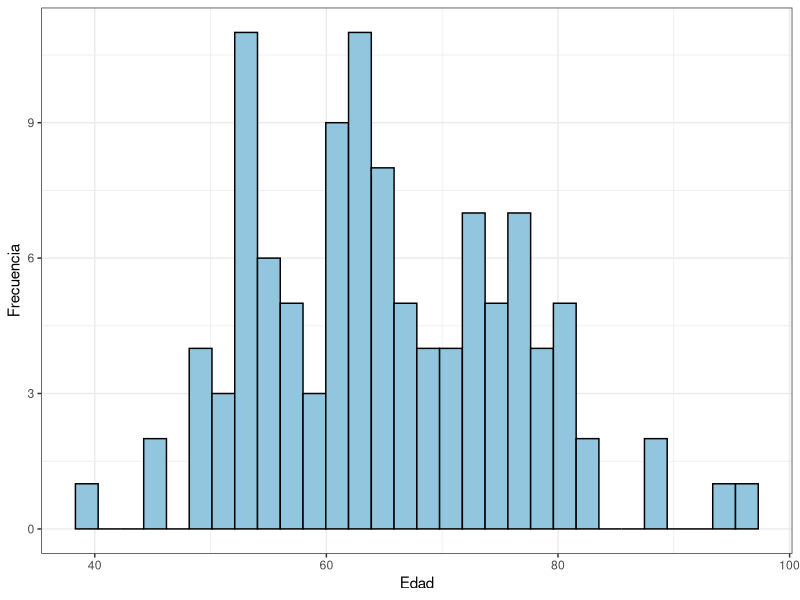
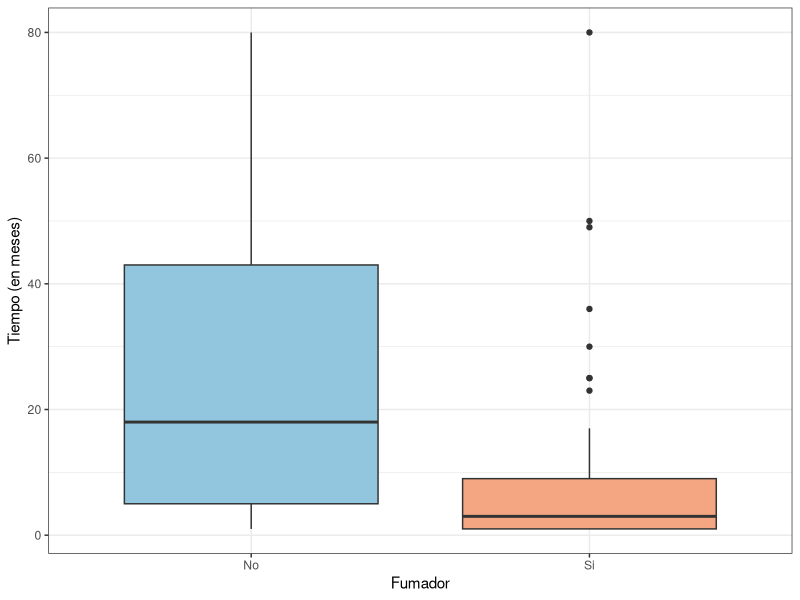
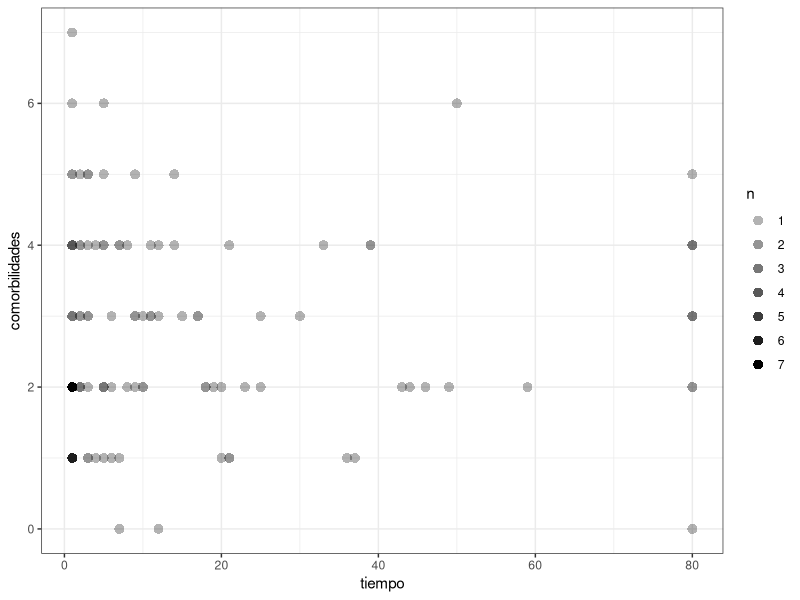
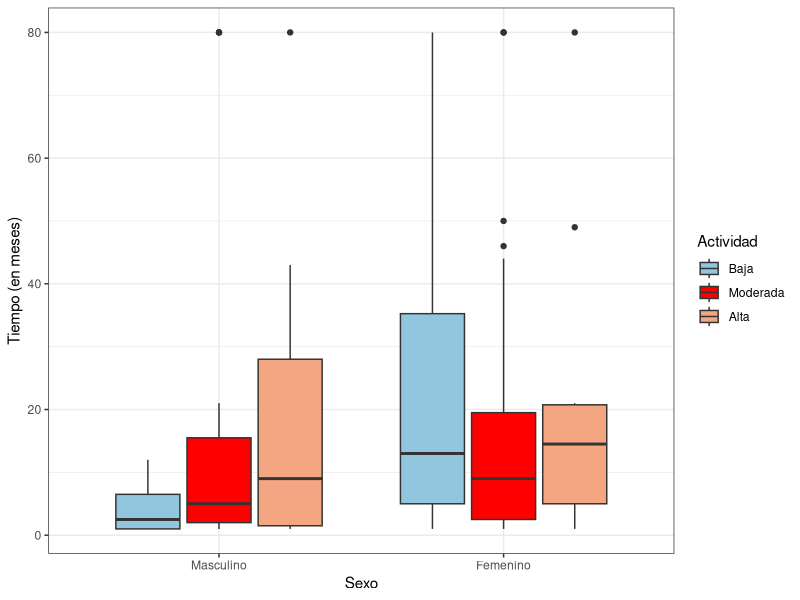
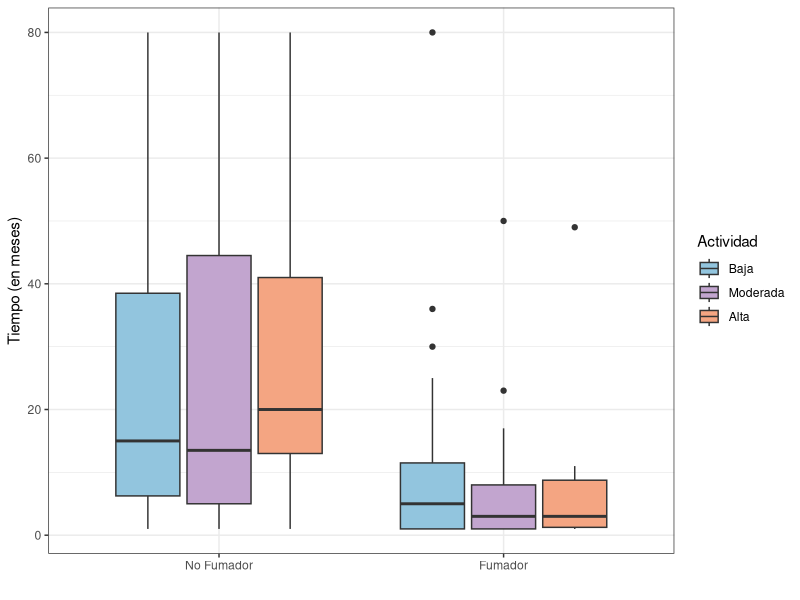
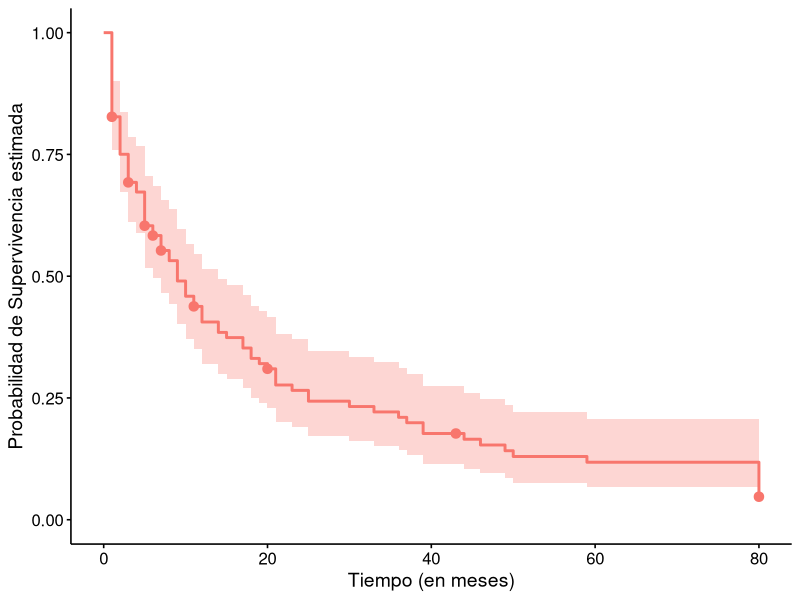
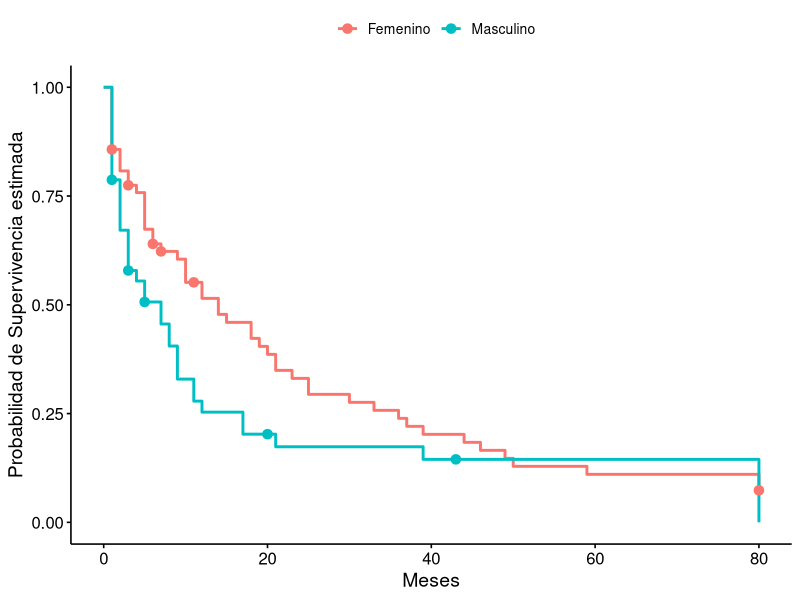
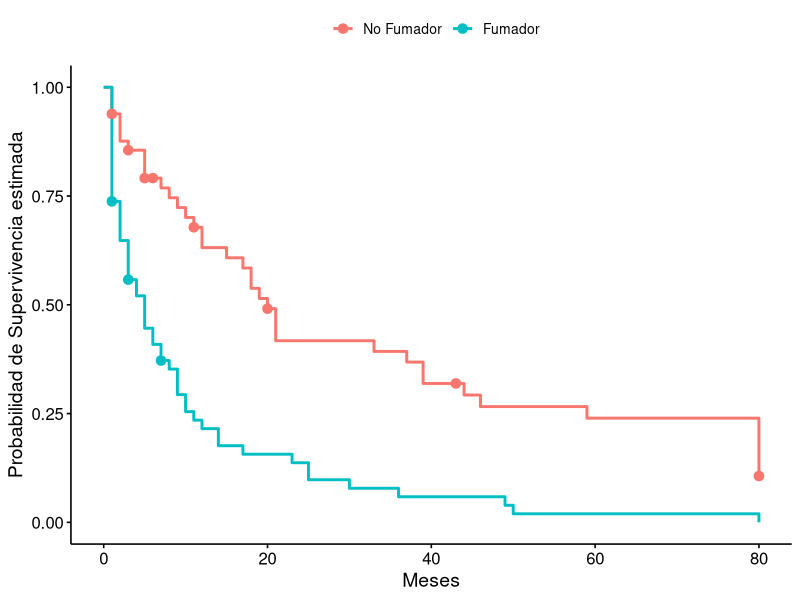

Write R code to recreate these figures, in order.
## ---- chunk 1
# Te voy a pedir porfis si podés ver de arreglar los títulos de las tablas? Porque no sé qué toqué pero los rompí :P :(

# TO DO: (alt + 127)
# ⌂ Introducción
# ⌂ Que se referencie Figura 1, etc (en vez de sólo el 1)
# ⌂ Referenciar tablas
# ⌂ Centrar captions (de tablas y figuras)
# ⌂ Mejorar captions
# !(⌂) CATEGORIZAR COMORBILIDAD (0-2, 3-4, >=5)
# !(⌂) Siento que los valores de TRV son demasiado altos VER SI ESTAN BIEN
# !(⌂) Terminar de armar modelos y elegir uno



# PARA VER DE CATEGORIZAR COMORBILIDADES:
# Otro Estudio solo el 6% de los pacientes con enfermedad pulmonar obstructiva crónica no tenía otra afección médica crónica, con un promedio de 3.7 comorbilidades en pacientes con EPOC frente a 1.8 en controles sanos.
# 
# Otro estudio informó que más del 50% de una cohorte de 1522 pacientes con EPOC tenían 1 o 2 comorbilidades, el 15.8% tenía 3 o 4 comorbilidades y el 6.8% tenía 5 o más.
# FUENTE: https://scielo.isciii.es/scielo.php?script=sci_arttext&pid=S2529-850X2020001000010#B16

# Siento que dice cosas muy variadas VER QUE USAR
## ---- chunk 2
knitr::opts_chunk$set(
  warning = FALSE,
  message = FALSE, 
  echo = F,
  fig.pos = 'H',
  fig.align = "center"
)

options(scipen = 999)
## ---- chunk 3
# install.packages("bookdown")
library(readr)
library(tibble)
library(tidyverse)
library(dplyr)
library(knitr)
library(kableExtra)
library(RColorBrewer) # Paletas
library(survival)  # Manejo datos de supervivencia 
library(survminer) # Crear gráficos con la función ggsurvplot()
library(survMisc)  # Para realizar el test de tendencia
library(ggpubr)    # Manejo de gráficos con ggplot (o ggsurvplot)

# Para que las tablas, etc esté en español
# tinytex::tlmgr_install("babel-spanish")


## ---- chunk 4
# Somos el grupo 7 así que nos corresponde el dataset 7:

datos <- read_csv("conjunto_grupo_7.csv")
summary(datos)

## ---- chunk 5
# Para ver paletas de colores: (Me gustó la RdBu, pero decime voooos)
# display.brewer.all()

# Para ver cuántos colores tiene la paleta:
# brewer.pal.info["RdBu", "maxcolors"]

#  brewer.pal.info["PRGn", "maxcolors"]

# Para que los muestre:

# display.brewer.pal(n = 11, "RdBu")
# prgn <- brewer.pal(n = 11, name = "PRGn")
# barplot(rep(1, 11), col = prgn, names.arg = prgn, las = 2)


# Para los nombres de los colores:
# brewer.pal(n = 11, name = "RdBu")

# Para ver qué color es cuál:
 # colores <- brewer.pal(11, "RdBu")
 # barplot(rep(1, 11), col = colores, names.arg = colores, las = 2)


# VER de ponerles nombres
# colores <- brewer.pal(11, "RdBu")
# names(colores) <- c("RojoOscuro", "Rojo", "Rosa", "Salmón", "Beige",
#                     "Gris", "Celeste", "AzulClaro", "Azul", "AzulOscuro", "AzulMuyOscuro")


## ---- chunk 6

# Histograma:
ggplot(datos, aes(x = edad)) +
  geom_histogram(fill = "#92C5DE", color = "black") +
  theme_bw()+
  labs(y = "Frecuencia", x = "Edad")
## ---- chunk 7

# Boxplot fumadores:
datos %>% 
  group_by(fumador) %>% 
  ggplot(aes(x = fumador, y = tiempo, fill = fumador)) + 
  geom_boxplot() +
  scale_fill_manual(values = c("#92C5DE", "#F4A582"))+
  labs (x = "Fumador", y = "Tiempo (en meses)") +
  scale_x_discrete(label = c("No", "Si")) +
  theme_bw() +
  theme(legend.position = "none") 

## ---- chunk 8

datos %>% 
  # str_to_title: Para que use los niveles de actividad con mayúscula la primera letra
  # factor(...., levels): para que las ordene
  mutate(
    actividad = str_to_title(as.character(actividad)), 
        actividad = factor(actividad,
                       levels = c("Alta", "Moderada", "Baja"))) %>% 
  group_by(actividad) %>% 
  summarise(
    n = n(),
    media = mean(tiempo),
    mediana = median(tiempo),
    sd = sd(tiempo)
  ) %>%
  mutate(
    across(where(is.numeric), # Para que sólo use 2 decimales
           ~round(.x, 2))) %>%
  kable(
    caption = "Medidas descriptivas de los pacientes de acuerdo a su nivel de actividad fisica",
    col.names = c("Actividad", "n", "Media", "Mediana", "Desvio estandar"),
    escape = F,
    label = "Tabla 1") %>%
  kable_styling(latex_options = "hold_position")
# responsive para que si usamos htlm se ajuste bien creo
# hold position para que no pase a otra hoja creo

## ---- chunk 9
# Comorbilidad:
ggplot(datos, aes(x = tiempo, y = comorbilidades)) +
  geom_count(aes(alpha = after_stat(n)), shape = 16, size = 3) +
  scale_alpha(range = c(0.3, 1)) +
  theme_bw()
## ---- chunk 10


datos %>% 
  mutate(comorbilidades = factor(comorbilidades)) %>% 
  group_by(comorbilidades) %>% 
  summarise(
    n = n(),
    media = mean(tiempo),
    mediana = median(tiempo),
    sd = sd(tiempo)
  ) %>%
  mutate(
    across(where(is.numeric),
           ~round(.x, 2))) %>%
kable(
  caption = "Medidas descriptivas de los pacientes de acuerdo a la cantidad de comorbilidades que presentaron",
  col.names = c("Comorbilidades", "n", "Media", "Mediana", "Desvío estándar"),
  escape = FALSE
) %>% 
  kable_styling(latex_options = c("responsive", "hold_position"))


# Sólo hay una persona que presentó 7 comorbilidades así que no se puede calcular el desvío 

## ---- chunk 11

# aqui poner codigo para hacer la variable tipo de comorbilidad

## ---- chunk 12

# Intento de boxplot sexo y actividad física
datos %>% 
  mutate(
    sexo = str_to_title(as.character(sexo)),
    sexo = factor(sexo,
                  levels = c("Masculino", "Femenino")),
        actividad = str_to_title(as.character(actividad)),
    actividad = factor(actividad,
         levels = c("Baja", "Moderada", "Alta"))) %>% 
  group_by(sexo, actividad) %>%
  ggplot(aes(x = sexo, y = tiempo, fill = actividad))+
  geom_boxplot()+
  scale_fill_manual(values = c("#92C5DE", "red","#F4A582"))  +
  labs(x = "Sexo",
       y = "Tiempo (en meses)",
       fill = "Actividad") +
  theme_bw() 

# le cambie el color porque la verdad no los diferenciaba, pero despues ponele el color que tenia
## ---- chunk 13

# Intento de actividad física y fumadores
datos %>% 
  mutate(
        actividad = str_to_title(as.character(actividad)),
    actividad = factor(actividad,
         levels = c("Baja", "Moderada", "Alta"))) %>% 
  group_by(fumador, actividad) %>%
  ggplot(aes(x = fumador, y = tiempo, fill = actividad))+
  geom_boxplot()+
  scale_fill_manual(values = c("#92C5DE", "#C2A5CF","#F4A582"))  +
  labs(x = "",
       y = "Tiempo (en meses)",
       fill = "Actividad") +
  scale_x_discrete(label = c("No Fumador", "Fumador")) +
  theme_bw() 

## ---- chunk 14
# Modelo para graficar
mod_0 <- survfit(Surv(tiempo, complicacion) ~ 1,
                 data = datos)
summary(mod_0)

# Modelo para hacer el test:
modc_0 <- coxph(Surv(tiempo, complicacion) ~ 1,
               ties = "breslow", data = datos)

## ---- chunk 15

ggsurvplot(fit = mod_0, data = datos,
           censor.shape = 20,
           xlab = "Tiempo (en meses)",
           ylab = "Probabilidad de Supervivencia estimada",
           legend = "none",
           legend.title = "")

## ---- chunk 16
# Para graficar:
# Calcula la función de supervivencia
mod_1 <- survfit(Surv(tiempo, complicacion) ~ edad,
                 data = datos)
summary(mod_1)

## ---- chunk 17
# No está bueno, capaz podríamos categorizar para poder graficarlo VER nidea qué se hace para continuas 
# ggsurvplot(fit = mod_1, data = datos,
#            censor.shape = 20,
#            xlab = "Tiempo (en meses)",
#            ylab = "Probabilidad de Supervivencia estimada",
#            legend = "none",
#            legend.title = "")

## ---- chunk 18

# Haciendo el modelo de cox para edad:
modc_1 <- coxph(Surv(tiempo, complicacion) ~ edad, 
               ties = "breslow", data = datos)
summary(modc_1)
# Como los pvalue son muy chicos, RH0


# Test de verosimilitud:
# -2*log(reducido) - log(completo)
test_m1 <- -2*(modc_0$loglik - modc_1$loglik[2])

pchisq(test_m1, df=1, lower.tail = FALSE)

## ---- chunk 19
# Supervivencia para graficar
mod_2 <- survfit(Surv(tiempo, complicacion) ~ sexo,
                 data = datos)
summary(mod_2)
## ---- chunk 20

ggsurvplot(fit = mod_2, data = datos,
           censor.shape = 20,
           xlab = "Meses",
           ylab = "Probabilidad de Supervivencia estimada",
           legend.labs = c("Femenino", "Masculino"),
           legend.title = "")

## ---- chunk 21

# Haciendo el modelo de cox para sexo:
modc_2 <- coxph(Surv(tiempo, complicacion) ~ sexo, 
               ties = "breslow", data = datos)
summary(modc_2)


# Test de verosimilitud:
# -2*log(reducido) - log(completo)
-2*(modc_0$loglik[1] - modc_2$loglik[2])

pchisq(test_m1, df=1, lower.tail = FALSE)

## ---- chunk 22
# Modelo para graficar
mod_3 <- survfit(Surv(tiempo, complicacion) ~ fumador,
                 data = datos)
summary(mod_3)
## ---- chunk 23

ggsurvplot(fit = mod_3, data = datos,
           censor.shape = 20,
           xlab = "Meses",
           ylab = "Probabilidad de Supervivencia estimada",
           legend.labs = c("No Fumador", "Fumador"),
           legend.title = "")

## ---- chunk 24

# Haciendo el modelo de cox para sexo:
modc_3 <- coxph(Surv(tiempo, complicacion) ~ fumador, 
               ties = "breslow", data = datos)
summary(modc_3)


# Test de verosimilitud:
# -2*log(reducido) - log(completo)
-2*(modc_3$loglik[1] - modc_3$loglik[2])


## ---- chunk 25
# Modelo para graficar
mod_4 <- survfit(Surv(tiempo, complicacion) ~ actividad,
                 data = datos)
summary(mod_4)
## ---- chunk 26

# ORDENAR ALTA MODERADA BAJA O BAJA MODERADA ALTA
ggsurvplot(fit = mod_4, data = datos,
           censor.shape = 20,
           xlab = "Meses",
           ylab = "Probabilidad de Supervivencia estimada",
           legend.labs = c("Alta", "Baja", "Moderada"),
           legend.title = "")

## ---- chunk 27

# Haciendo el modelo de cox para sexo:
modc_4 <- coxph(Surv(tiempo, complicacion) ~ actividad, 
               ties = "breslow", data = datos)
summary(modc_4)


# Test de verosimilitud:
# -2*log(reducido) - log(completo)
-2*(modc_4$loglik[1] - modc_4$loglik[2])
## ---- chunk 28
# Modelo para graficar
# CATEGORIZANDO COMORBILIDADES:
datos <- datos %>% 
  mutate(comorbilidades = case_when(
    comorbilidades <= 2 ~ "pocas",
    (comorbilidades == 3 | comorbilidades == 4) ~ "moderadas",
    T ~ "muchas")) %>% 
   mutate(
    comorbilidades = str_to_title(as.character(comorbilidades)),
    comorbilidades = factor(comorbilidades,
                  levels = c("Pocas", "Moderadas", "Muchas"))) 
mod_5 <- survfit(Surv(tiempo, complicacion) ~ comorbilidades,
                 data = datos)
summary(mod_5)

## ---- chunk 29

ggsurvplot(fit = mod_5, data = datos,
           censor.shape = 20,
           xlab = "Meses",
           ylab = "Probabilidad de Supervivencia estimada",
           legend.labs = levels(datos$comorbilidades),
           legend.title = "Comorbilidades")



## ---- chunk 30

# Haciendo el modelo de cox para sexo:
modc_6 <- coxph(Surv(tiempo, complicacion) ~ edad + sexo, 
               ties = "breslow", data = datos)
summary(modc_6)


# Test de verosimilitud:
# -2*log(reducido) - log(completo)
-2*modc_6$loglik[1] - modc_6$loglik[2]
## ---- chunk 31

# Haciendo el modelo de cox para sexo:
modc_7 <- coxph(Surv(tiempo, complicacion) ~ edad + fumador, 
               ties = "breslow", data = datos)
summary(modc_7)


# Test de verosimilitud:
# -2*log(reducido) - log(completo)
-2*modc_7$loglik[1] - modc_7$loglik[2]
## ---- chunk 32

# Haciendo el modelo de cox para sexo:
modc_8 <- coxph(Surv(tiempo, complicacion) ~ edad + actividad, 
               ties = "breslow", data = datos)
summary(modc_8)


# Test de verosimilitud:
# -2*log(reducido) - log(completo)
-2*modc_8$loglik[1] - modc_8$loglik[2]
## ---- chunk 33

# Haciendo el modelo de cox para sexo:
modc_9 <- coxph(Surv(tiempo, complicacion) ~ edad + comorbilidades, 
               ties = "breslow", data = datos)
summary(modc_9)


# Test de verosimilitud:
# -2*log(reducido) - log(completo)
-2*modc_9$loglik[1] - modc_9$loglik[2]
## ---- chunk 34

# Haciendo el modelo de cox para sexo:
modc_10 <- coxph(Surv(tiempo, complicacion) ~ sexo + fumador, 
               ties = "breslow", data = datos)
summary(modc_10)


# Test de verosimilitud:
# -2*log(reducido) - log(completo)
-2*modc_10$loglik[1] - modc_10$loglik[2]
## ---- chunk 35

# Haciendo el modelo de cox para sexo:
modc_11 <- coxph(Surv(tiempo, complicacion) ~ sexo + actividad, 
               ties = "breslow", data = datos)
summary(modc_11)


# Test de verosimilitud:
# -2*log(reducido) - log(completo)
-2*modc_11$loglik[1] - modc_11$loglik[2]
## ---- chunk 36

# Haciendo el modelo de cox para sexo:
modc_12 <- coxph(Surv(tiempo, complicacion) ~ sexo + comorbilidades, 
               ties = "breslow", data = datos)
summary(modc_12)


# Test de verosimilitud:
# -2*log(reducido) - log(completo)
-2*modc_12$loglik[1] - modc_12$loglik[2]
